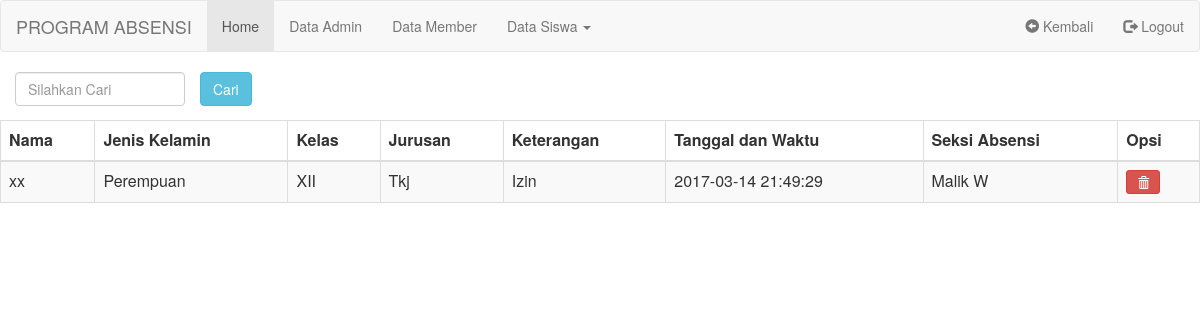
The page /on-admin/siswadata/Tkj/tkjxii.php on the database its author committed.
### tables this page shows
CREATE TABLE `siswa` (
  `id` int(10) NOT NULL,
  `nama` varchar(50) NOT NULL,
  `jenis_kelamin` varchar(20) NOT NULL,
  `kelas` varchar(50) NOT NULL,
  `jurusan` varchar(50) NOT NULL,
  `keterangan` varchar(50) NOT NULL,
  `Tanggal` datetime NOT NULL,
  `user` varchar(50) NOT NULL
);

### on-admin/siswadata/Tkj/tkjxii.php (the view, shortened to what this page needs)
<html>
<head>
		<link rel="stylesheet" type="text/css" href="../../../bootstrap/css/bootstrap.css">
</head>
<body>
	<nav class="navbar navbar-default">
		<div class="container-fluid">
		<div class="navbar-header">
			<a class="navbar-brand" href="../../../about.php">PROGRAM ABSENSI</a>
		</div>
				<ul class="nav navbar-nav">
					<li class="active"><a href="../../index.php">Home</a></li>
					<li><a href="../../admindata/admindata.php">Data Admin</a></li>
					<li><a href="../../memberdata/memberdata.php">Data Member</a></li>
					<li class="dropdown">
						<a class="dropdown-toggle" data-toggle="dropdown" href="#">Data Siswa
						<span class="caret"></span></a>
					</li>
				</ul>
				<ul class="nav navbar-nav navbar-right">
				<li><a href="#" onClick="history.go(-1);"><span class="glyphicon glyphicon-circle-arrow-left"></span> Kembali</a></li>
				<li><a href="../../../logout/logout.php" onclick="return confirm('Apakah anda yakin ingin keluar?')"><span class="glyphicon glyphicon-log-out"></span> Logout</a></li>
				</ul>
		</div>
	</nav>
<?php
	include "../../../config/config.php";
	$cari = null;
	$query = $dbconnect->query("SELECT * FROM siswa WHERE jurusan ='Tkj' and kelas='XII' and nama LIKE '%".$cari."%' ");
?>
	<form method="post" action="<?php echo $_SERVER['SCRIPT_NAME'];?>">
	<div class="col-sm-2">
		<input type="text" name="search" class="form-control" placeholder="Silahkan Cari">
	</div>
		<input type="submit" name="cari" value="Cari" class="btn btn-info">
</form>
	<table class="table table-bordered table-striped table-hover">
		<thead>
			<tr>
				<th>Nama</th>
				<th>Jenis Kelamin</th>
				<th>Kelas</th>
				<th>Jurusan</th>
				<th>Keterangan</th>
				<th>Tanggal dan Waktu</th>
				<th>Seksi Absensi</th>
				<th>Opsi</th>
			</tr>
		</thead>
				<?php
					while($data = $query->fetch_array()){
				?>
		<tbody>
			<tr>
				<td><?php echo $data['nama']; ?></td>
				<td><?php echo $data['jenis_kelamin']; ?></td>
				<td><?php echo $data['kelas']; ?></td>
				<td><?php echo $data['jurusan']; ?></td>
				<td><?php echo $data['keterangan']; ?></td>
				<td><?php echo $data['Tanggal']; ?></td>
				<td><?php echo $data['user']; ?></td>
				<td><a class="btn btn-danger btn-sm" href="deletexii.php?id=<?php echo $data['id'];?>" onclick="return confirm('Apakah anda yakin ingin menghapusnya?')">
					<span class="glyphicon glyphicon-trash"></span>
				</td>
			</tr>
		</tbody>
<?php
	}
?>
	</table>
</body>
</html>

### rows shown on the page
siswa: nama "xx", jenis_kelamin "Perempuan", kelas "XII", jurusan "Tkj", keterangan "Izin", Tanggal "2017-03-14 21:49:29", user "Malik W"
